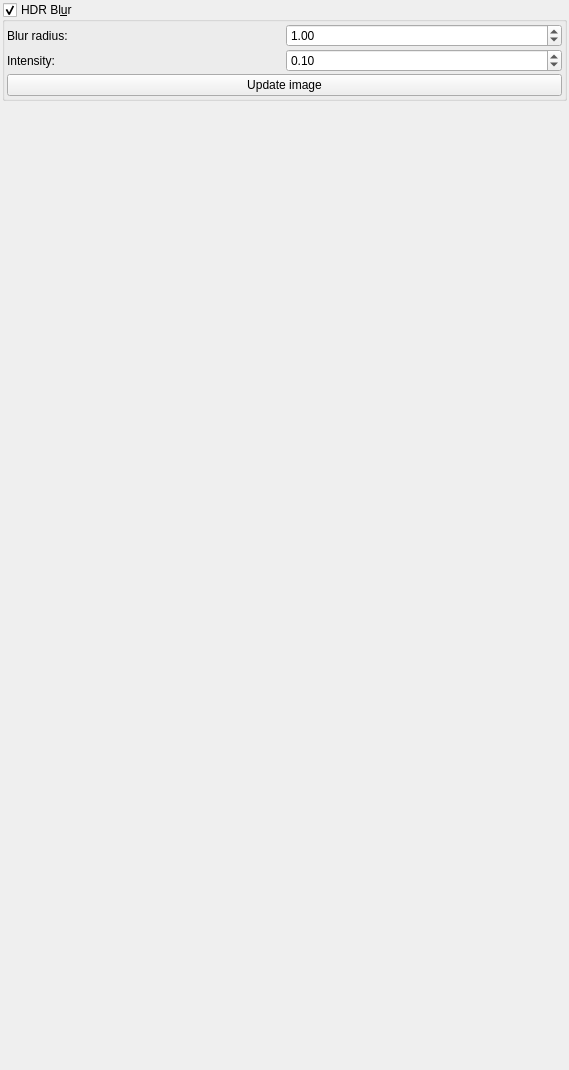
         <widget class="QWidget" name="scrollAreaWidgetContents">
          <property name="geometry">
           <rect>
            <x>0</x>
            <y>0</y>
            <width>569</width>
            <height>1070</height>
           </rect>
          </property>
          <layout class="QVBoxLayout" name="verticalLayout_3">
           <property name="leftMargin">
            <number>2</number>
           </property>
           <property name="topMargin">
            <number>2</number>
           </property>
           <property name="rightMargin">
            <number>2</number>
           </property>
           <property name="bottomMargin">
            <number>2</number>
           </property>
           <item>
            <widget class="MyGroupBox" name="groupCheck_hdr_blur_enabled">
             <property name="title">
              <string>HDR Bl&amp;ur</string>
             </property>
             <property name="checkable">
              <bool>true</bool>
             </property>
             <layout class="QVBoxLayout" name="verticalLayout_74">
              <property name="spacing">
               <number>2</number>
              </property>
              <property name="leftMargin">
               <number>2</number>
              </property>
              <property name="topMargin">
               <number>2</number>
              </property>
              <property name="rightMargin">
               <number>2</number>
              </property>
              <property name="bottomMargin">
               <number>2</number>
              </property>
              <item>
               <layout class="QGridLayout" name="gridLayout_36" columnstretch="0,0">
                <property name="spacing">
                 <number>2</number>
                </property>
                <item row="0" column="1">
                 <widget class="MyDoubleSpinBox" name="spinbox_hdr_blur_radius">
                  <property name="sizePolicy">
                   <sizepolicy hsizetype="Minimum" vsizetype="Maximum">
                    <horstretch>0</horstretch>
                    <verstretch>0</verstretch>
                   </sizepolicy>
                  </property>
                  <property name="prefix">
                   <string/>
                  </property>
                  <property name="suffix">
                   <string/>
                  </property>
                  <property name="decimals">
                   <number>2</number>
                  </property>
                  <property name="minimum">
                   <double>0.010000000000000</double>
                  </property>
                  <property name="maximum">
                   <double>5000.000000000000000</double>
                  </property>
                  <property name="singleStep">
                   <double>1.000000000000000</double>
                  </property>
                  <property name="value">
                   <double>1.000000000000000</double>
                  </property>
                 </widget>
                </item>
                <item row="0" column="0">
                 <widget class="QLabel" name="label_137">
                  <property name="text">
                   <string>Blur radius:</string>
                  </property>
                 </widget>
                </item>
                <item row="1" column="0">
                 <widget class="QLabel" name="label_352">
                  <property name="text">
                   <string>Intensity:</string>
                  </property>
                 </widget>
                </item>
                <item row="1" column="1">
                 <widget class="MyDoubleSpinBox" name="spinbox_hdr_blur_intensity">
                  <property name="sizePolicy">
                   <sizepolicy hsizetype="Minimum" vsizetype="Maximum">
                    <horstretch>0</horstretch>
                    <verstretch>0</verstretch>
                   </sizepolicy>
                  </property>
                  <property name="prefix">
                   <string/>
                  </property>
                  <property name="suffix">
                   <string/>
                  </property>
                  <property name="decimals">
                   <number>2</number>
                  </property>
                  <property name="minimum">
                   <double>0.000000000000000</double>
                  </property>
                  <property name="maximum">
                   <double>100.000000000000000</double>
                  </property>
                  <property name="singleStep">
                   <double>0.100000000000000</double>
                  </property>
                  <property name="value">
                   <double>0.100000000000000</double>
                  </property>
                 </widget>
                </item>
                <item row="2" column="0" colspan="2">
                 <widget class="QPushButton" name="pushButton_hdr_blur_update">
                  <property name="sizePolicy">
                   <sizepolicy hsizetype="Minimum" vsizetype="Maximum">
                    <horstretch>0</horstretch>
                    <verstretch>0</verstretch>
                   </sizepolicy>
                  </property>
                  <property name="toolTip">
                   <string>&lt;html&gt;&lt;head/&gt;&lt;body&gt;&lt;p&gt;Update image after changes of DOF settings. Can be updated even after image rendering.&lt;/p&gt;&lt;/body&gt;&lt;/html&gt;</string>
                  </property>
                  <property name="text">
                   <string>Update image</string>
                  </property>
                 </widget>
                </item>
               </layout>
              </item>
             </layout>
            </widget>
           </item>
           <item>
            <spacer name="verticalSpacer">
             <property name="orientation">
              <enum>Qt::Vertical</enum>
             </property>
             <property name="sizeHint" stdset="0">
              <size>
               <width>20</width>
               <height>40</height>
              </size>
             </property>
            </spacer>
           </item>
          </layout>
         </widget>
